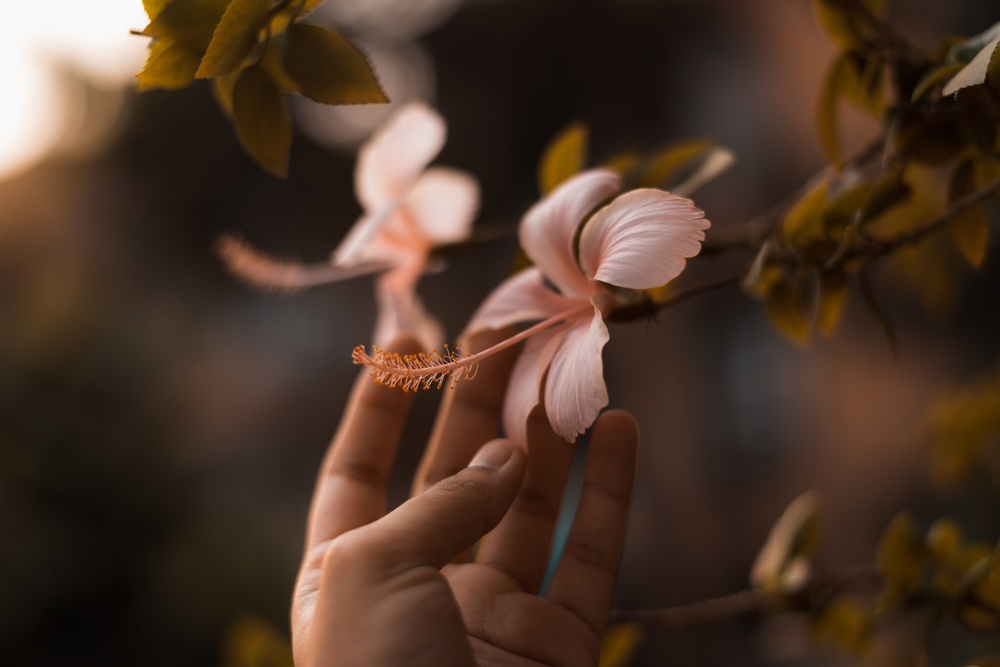
#> input picture openCV/image.jpg, 1000 x 667 px, shrunk from 7360 x 4912 before the run, given in place of the camera
$ python juniorAiChocolateCapture.py
#> lines starting #> are read from the running program, lines starting #| are printed output that depends on the picture; after the words box and inside, x2 and y2 are one past the last pixel; in counts of white or black regions, pixels touching at a corner belong together
import cv2
import numpy as np

#카메라 실행, 최초 배경 로드
cap = cv2.VideoCapture(0)
_, back = cap.read()
#> back is the input picture: shape (667, 1000, 3); mean B, G, R 41.1, 54.9, 76.4

#캡처를 실시할 영역 지정
shot_area_width, shot_area_height = 200, 200
shot_area_check_ref = int((shot_area_width * shot_area_height) * 0.1)
cap_h, cap_w, _ = back.shape
#> cap_h = 667; cap_w = 1000
shot_x, shot_y = int((cap_w - shot_area_width)/2), int((cap_h - shot_area_height)/2)
#> shot_x = 400; shot_y = 233

#배경차분을 위한 블러링
back_gray = cv2.cvtColor(back, cv2.COLOR_BGR2GRAY)
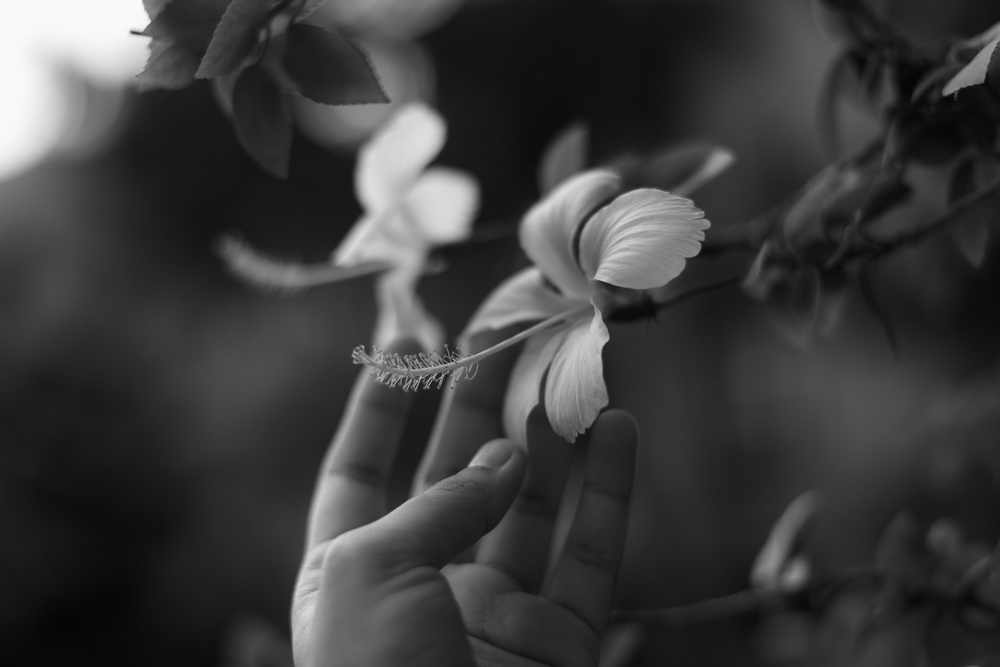
#> back_gray: shape (667, 1000); min 4, max 252, mean 59.7
back_blur = cv2.GaussianBlur(back_gray, None, 1.0)
fback = back_blur.astype(np.float32)
while True:
    ret, frame = cap.read()
    if ret:
        #캡처가 되는 영역을 표시
        cv2.rectangle(frame, (shot_x, shot_y, shot_area_width, shot_area_height), (50, 255, 50), 3)
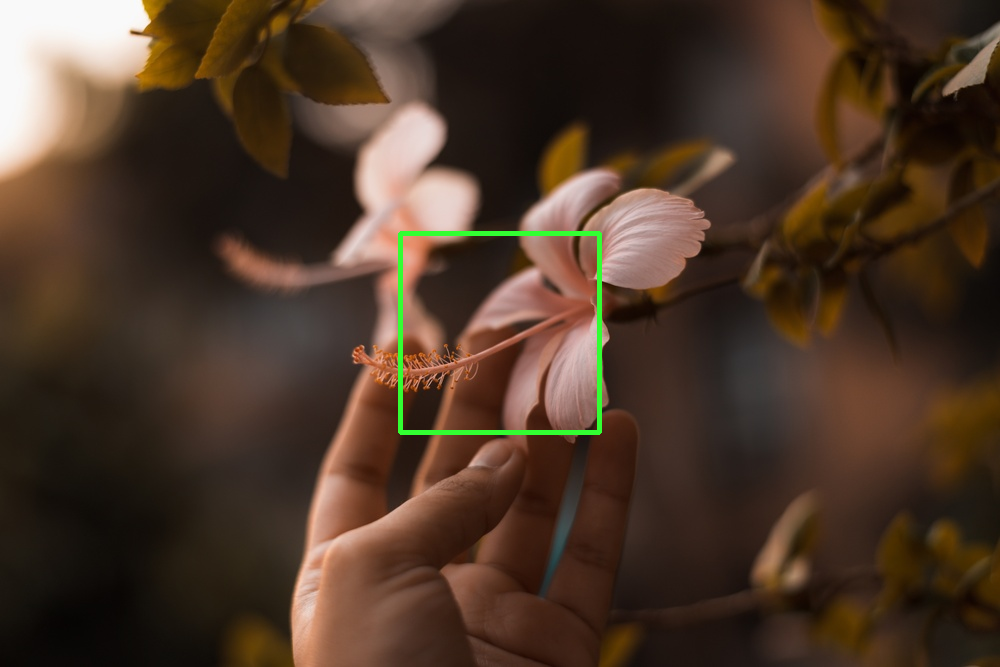
#> frame: shape (667, 1000, 3); 0.59% of pixels changed, all inside (x1, y1, x2, y2) = (398, 231, 602, 435)
        #이동평균 배경차분을 위해 새로운 영상을 배경영상에 0.01만큼 누적하여 반영
        gray = cv2.cvtColor(frame, cv2.COLOR_BGR2GRAY) #배경에 녹이기 위해 gray처리
        blur = cv2.GaussianBlur(gray, None, 1.0) #블러처리된 새로운 영상 정보
        cv2.accumulateWeighted(blur, fback, 0.01) #기존 배경 모델에 새 영상을 누적하여 반영
        back = fback.astype(np.uint8) #float으로 결과가 계산되므로 uint8로 변환
#> back: shape (667, 1000)
        diff = cv2.absdiff(blur, back) #새롭게 반영된 배경 모델 차분
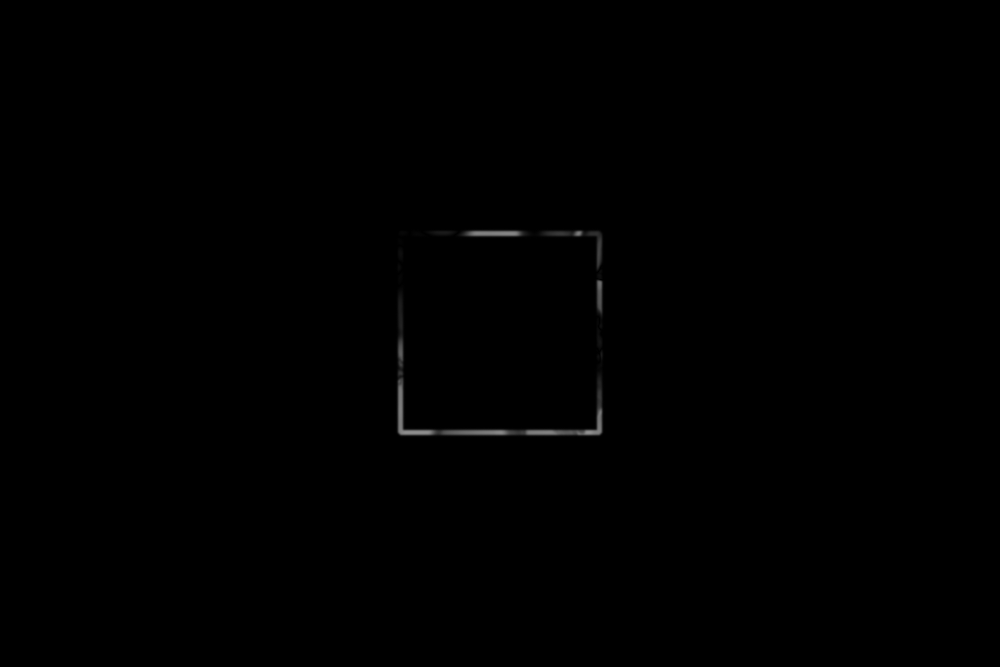
#> diff: shape (667, 1000); min 0, max 145, mean 0.4
        _, diff_threshold = cv2.threshold(diff, 30, 255, cv2.THRESH_BINARY)
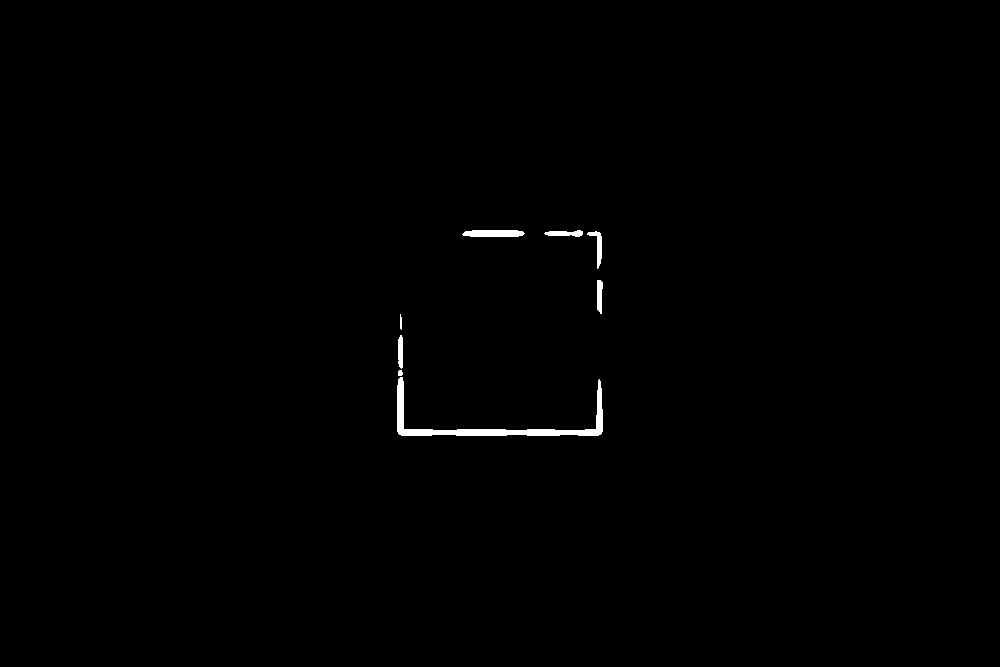
#> diff_threshold: shape (667, 1000); 0.46% white; 8 white regions, largest, box (x1, y1, x2, y2) and area: (397, 377, 603, 436) 1899, (462, 230, 525, 237) 397, (587, 231, 602, 269) 200
        cnt, _, stats, _ = cv2.connectedComponentsWithStats(diff_threshold)
#> cnt = 9; stats = [[0, 0, 1000, 667, 663948], [462, 230, 63, 7, 397], [544, 230, 39, 7, 183], [587, 231, 15, 38, 200], [597, 280, 6, 34, 167], [400, 314, 2, 16, 28], [398, 335, 5, 34, 152], [398, 370, 5, 6, 26], [397, 377, 206, 59, 1899]]
        for i in range(1, cnt):
            (x, y, w, h, area) = stats[i] #변화가 감지된 부분의 정보
            #초콜렛 객체가 shot_area에 모두 진입한 경우에만 rectangle 생성
            if x >= shot_x and (x + w) <= shot_x + shot_area_width and w <= shot_area_width and y >= shot_y and h <= shot_area_height and (y + h) <= shot_y + shot_area_height:
                if area < shot_area_check_ref: #라벨링한 면적이 shot_area_check_ref보다 작으면 제외
                    continue
                cv2.rectangle(frame, (x, y, w, h), (0, 0, 255))
#> this loop made 8 passes
        cv2.imshow("org", frame)
        cv2.imshow("diff", diff)
        if cv2.waitKey(20) == 27:
#> (key Esc is pressed here)
            break
    else:
        break

cap.release()
cv2.destroyAllWindows()
